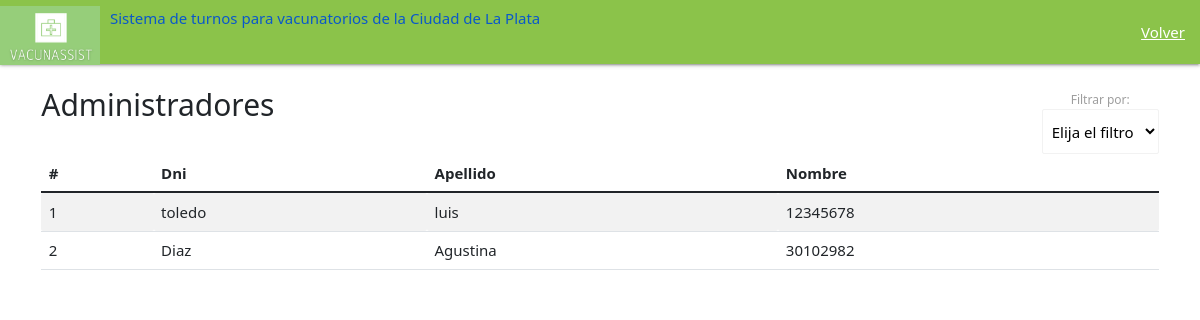
Screenshot of /lista-de-administradores/ (signed in) with the database file from the repository.
### main/models.py (models this page shows, shortened)
class Administrador(models.Model):
    administrador_nombre= models.CharField(max_length=200)
    administrador_apellido= models.CharField(max_length=20)
    administrador_fechaNac= models.DateTimeField("fecha nacimiento")
    administrador_zona= models.CharField(max_length=200)
    administrador_dni= models.IntegerField()
    contraseña = models.CharField(max_length=200)
    administrador_email= models.EmailField(max_length=254)
    codigo= models.IntegerField()

### main/views.py (the view)
# urls.py: path('lista-de-administradores/', views.lista_administradores, name= 'lista_administradores' ),
@login_required(login_url='/login/')
def lista_administradores(request):
    administradorList= Administrador.objects.all()
    return render(request,"main/listado-administradores.html",{"administradores" : administradorList})

### main/templates/main/listado-administradores.html (shortened to what this page needs)
<!DOCTYPE html>
{% load static %}
<html lang="en" dir="ltr">
  <head>
        <link rel="stylesheet" href="https://cdnjs.cloudflare.com/ajax/libs/materialize/1.0.0/css/materialize.min.css">
        <link type='text/css' href="{% static 'css/estilo.css' %}" rel="stylesheet" />
        <link href="https://cdn.jsdelivr.net/npm/bootstrap@5.1.3/dist/css/bootstrap.min.css" rel="stylesheet">
    <link href="https://cdn.jsdelivr.net/npm/bootstrap@5.1.3/dist/css/bootstrap.min.css" rel="stylesheet">
    <nav>
        <div class="nav-wrapper  light-green">
          <a href="/" class="brand-logo">
            <img src="{% static 'imagenes/Logo_VacunAssist_recortado.png' %}" class="img-fluid" width="100" height="66">
          <div class="right"  style="margin: 9px 0px 0px 10px">
            <h6>Sistema de turnos para vacunatorios de la Ciudad de La Plata</h6>
            </div>
          </a>
          <ul id="nav-mobile" class="right hide-on-med">
            <li><a href="/inicio_admin/">Volver</a></li>
          </ul>
        </div>
      </nav>
      <body>
        <div class="center">
        <div class="container py-4">
          <div class="row">
            <div class="col-md-12">
                <div class="right">
                <div class="col-md-12">
                    <label>Filtrar por: </label>
                <select id= "vacunatorio" class="browser-default"   name="vacunatorio">
                    <option value="" disabled selected>Elija el filtro</option>
                  </select>
                </div>
            </div>
            <div class="left">
              <h2>Administradores</h2>
                </div>
            </div>
<div class="table-responsive">
    <table class="table table-striped">
      <thead>
        <tr>
        <th style="text-align: left">#</th>
        <th style="text-align: left">Dni</th>
        <th style="text-align: left" >Apellido</th>
        <th style="text-align: left">Nombre</th>
      </thead>
      <tbody>
        {% for c in administradores %}
        <tr>
          <td>{{forloop.counter}}</td>
          <td>{{c.administrador_apellido}} </td>
          <td> {{c.administrador_nombre}}</td>
          <td>{{c.administrador_dni}}</td>
        </tr>
        {% endfor%}
      </tbody>
    </table>
    </body>

### rows the page displays
Administrador: administrador_apellido "toledo", administrador_nombre "luis", administrador_dni "12345678"
Administrador: administrador_apellido "Diaz", administrador_nombre "Agustina", administrador_dni "30102982"
